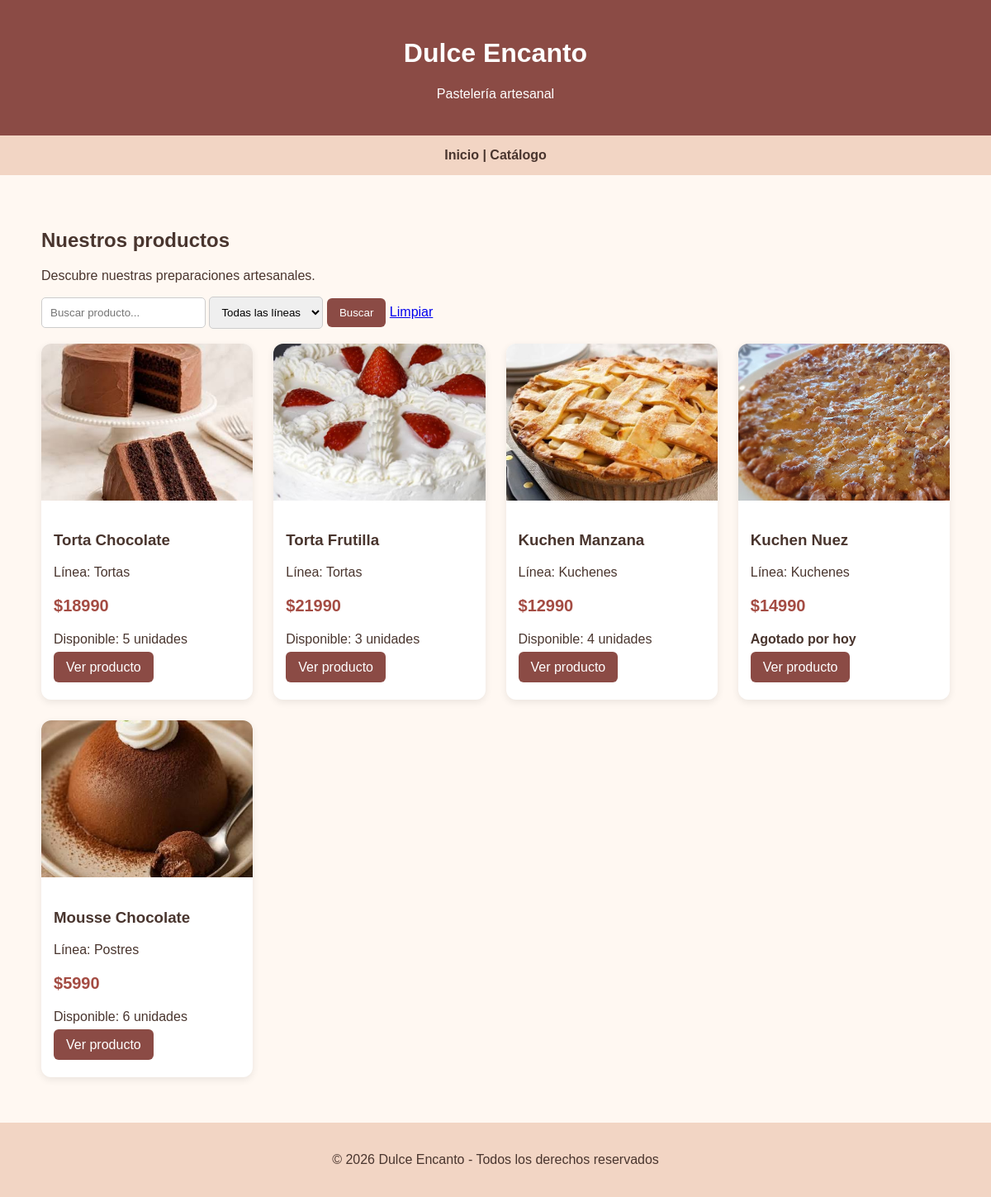
Before: / with the older database file.
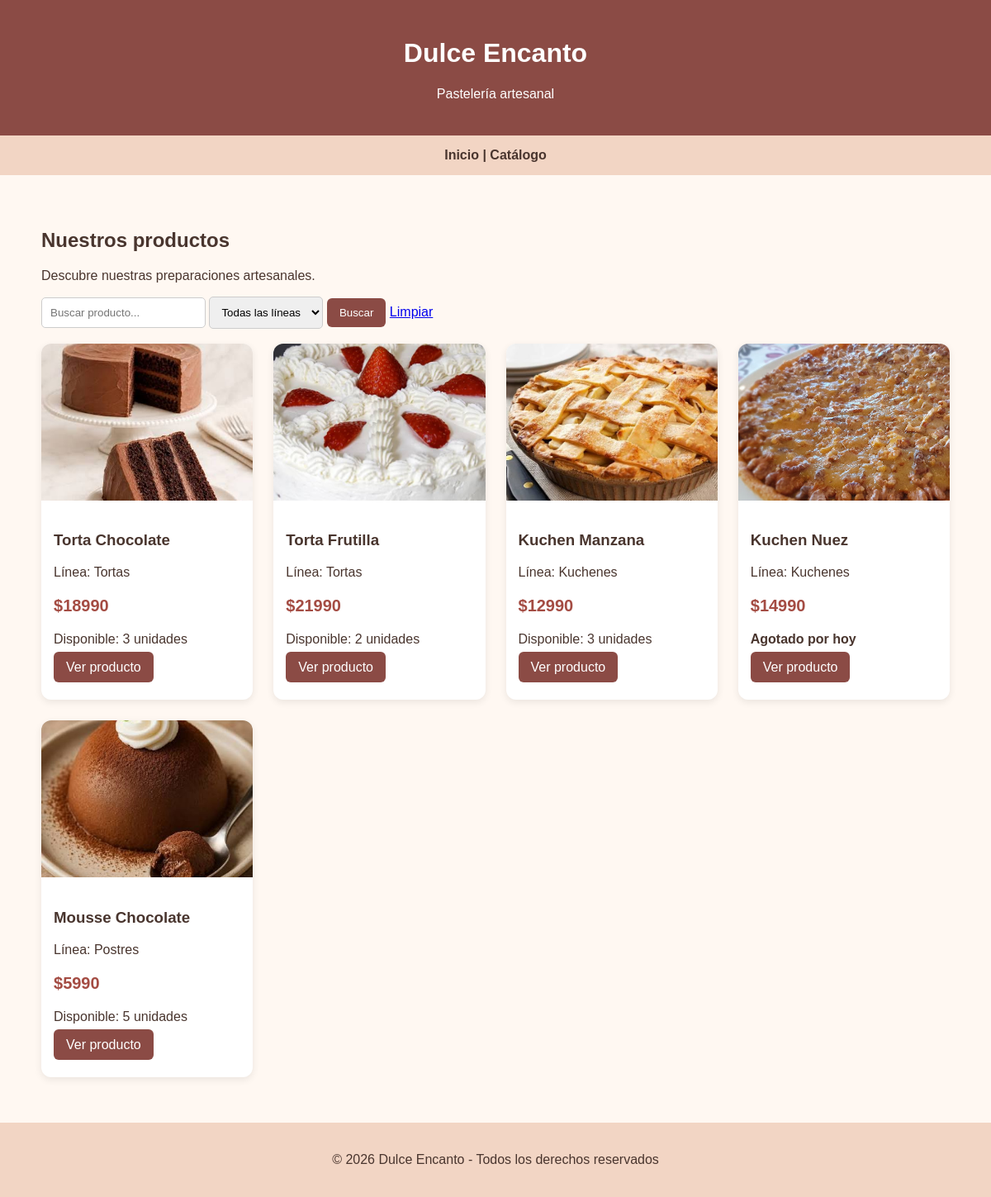
After: the same page with the newer database file.
### pasteleria/models.py (models this page shows, shortened)
class Producto(models.Model):
    linea = models.ForeignKey(Linea, on_delete=models.CASCADE, related_name='productos')
    nombre = models.CharField(max_length=150)
    descripcion = models.TextField()
    imagen = models.ImageField(upload_to='productos/')
    precio = models.DecimalField(max_digits=10, decimal_places=0)
    porciones = models.PositiveIntegerField()
    apto_celiacos = models.BooleanField(default=False)
    stock = models.PositiveIntegerField(default=0)
    disponible = models.BooleanField(default=True)

class Linea(models.Model):
    nombre = models.CharField(max_length=100, unique=True)

### pasteleria/views.py (the view)
# urls.py: path('', views.catalogo, name='catalogo'),
def catalogo(request):
    productos = Producto.objects.filter(
        disponible=True
    ).select_related('linea')
    busqueda = request.GET.get('q', '').strip()
    linea_id = request.GET.get('linea', '').strip()
    if busqueda:
        productos = productos.filter(
            nombre__icontains=busqueda
        )
    if linea_id:
        productos = productos.filter(
            linea_id=linea_id
        )
    lineas = Linea.objects.all().order_by('nombre')
    contexto = {
        'productos': productos,
        'lineas': lineas,
        'busqueda': busqueda,
        'linea_seleccionada': linea_id,
    }
    return render(
        request,
        'pasteleria/catalogo.html',
        contexto
    )

### pasteleria/templates/pasteleria/catalogo.html (shortened to what this page needs)
{% extends 'pasteleria/base.html' %}
{% block contenido %}
<h2>Nuestros productos</h2>
<p>Descubre nuestras preparaciones artesanales.</p>
<form method="GET">
    <input
        type="text"
        name="q"
        placeholder="Buscar producto..."
        value="{{ busqueda }}"
    >
    <select name="linea">
        <option value="">Todas las líneas</option>
    </select>
    <button type="submit">Buscar</button>
    <a href="{% url 'catalogo' %}">Limpiar</a>
</form>
<br>
<div class="productos">
    {% for producto in productos %}
        <div class="tarjeta">
            <img
                src="{{ producto.imagen.url }}"
                alt="{{ producto.nombre }}"
            >
            <div class="contenido">
                <h3>{{ producto.nombre }}</h3>
                <p>Línea: {{ producto.linea.nombre }}</p>
                <p class="precio">
                    ${{ producto.precio }}
                </p>
                {% if producto.stock > 0 %}
                    <p>Disponible: {{ producto.stock }} unidades</p>
                    <a
                        class="boton"
                        href="{% url 'detalle_producto' producto.id %}"
                    >
                        Ver producto
                    </a>
                {% else %}
                    <p><strong>Agotado por hoy</strong></p>
                    <a
                        class="boton"
                        href="{% url 'detalle_producto' producto.id %}"
                    >
                        Ver producto
                    </a>
                {% endif %}
            </div>
        </div>
    {% empty %}
        <p>No se encontraron productos.</p>
    {% endfor %}
</div>
{% endblock %}

Changed rows visible on the page:
changed Producto "Torta Chocolate": stock "5" → "3"
changed Producto "Torta Frutilla": stock "3" → "2"
changed Producto "Kuchen Manzana": stock "4" → "3"
changed Producto "Mousse Chocolate": stock "6" → "5"
